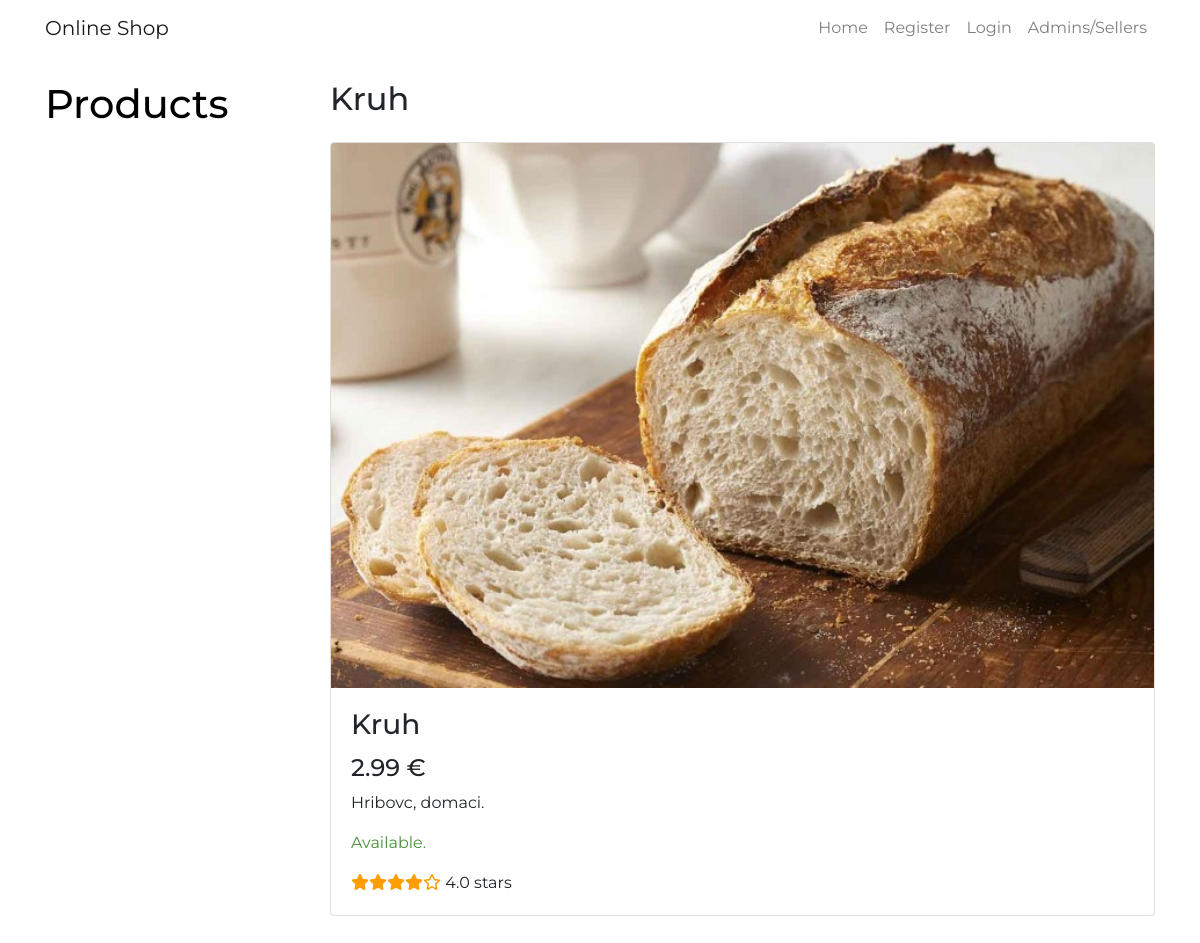
The app's page /products/3 with its own data.
### tables this page shows
CREATE TABLE `product` (
  `id` int(11) NOT NULL AUTO_INCREMENT,
  `title` varchar(255) NOT NULL,
  `description` text NOT NULL,
  `price` float NOT NULL,
  `activated` boolean NOT NULL,
  PRIMARY KEY (`id`)
);

CREATE TABLE images (
	id int (30) NOT NULL AUTO_INCREMENT,
	img varchar(255) NOT NULL,
   id_product int(11) NOT NULL,
    PRIMARY KEY (id)
);

CREATE TABLE `rate` (
  `id_product` int(11) NOT NULL,
  `num_ratings` int(11) NOT NULL,
  `rating` float NOT NULL,
  PRIMARY KEY (`id_product`),
  CONSTRAINT `FK_rate_product` FOREIGN KEY(`id_product`) REFERENCES `product`(`id`)
      ON DELETE CASCADE
      ON UPDATE NO ACTION
);

### ViewHelper.php (called while the page is built, shortened)
<?php
class ViewHelper {
    public static function render($file, $variables = array()) {
        extract($variables);
        include($file);
        return ob_get_clean();
    }
}

### app_server/model/DB.php (called while the page is built, shortened)
<?php
class DBInit {
    private static $host = "localhost";
    private static $user = "root";
    private static $password = "ep";
    private static $schema = "productstore";
    private static $instance = null;
    public static function getInstance() {
        if (!self::$instance) {
            $config = "mysql:host=" . self::$host
                    . ";dbname=" . self::$schema;
            $options = array(
                PDO::ATTR_ERRMODE => PDO::ERRMODE_EXCEPTION,
                PDO::ATTR_DEFAULT_FETCH_MODE => PDO::FETCH_ASSOC,
                PDO::ATTR_PERSISTENT => true,
                PDO::MYSQL_ATTR_INIT_COMMAND => 'SET NAMES utf8'
            );
            self::$instance = new PDO($config, self::$user, self::$password, $options);
        }
        return self::$instance;
    }
}

### app_server/model/AbstractDB.php (called while the page is built, shortened)
<?php
require_once 'app_server/model/DB.php';
abstract class AbstractDB {
    protected static $dbh = null;
    public static function getConnection() {
        if (is_null(self::$dbh)) {
            self::$dbh = DBInit::getInstance();
        }
        return self::$dbh;
    }
    public static function query($sql, array $params = []) {
        $stmt = self::getConnection()->prepare($sql);
        $params_filtered = self::filterParams($sql, $params);
        $stmt->execute($params_filtered);
        return $stmt->fetchAll();
    }
    protected static function filterParams($sql, array $params) {
        $params_altered = self::alterKeys($params);
        $sql_split = preg_split("/[\(\) ,]/", $sql);
        $sql_params = array_values(preg_grep('/^:/', $sql_split));
        $result = array();
        foreach ($sql_params as $key => $value) {
            if (isset($params_altered[$value])) {
                $result[$value] = $params_altered[$value];
            }
        }
        return $result;
    }
    protected static function alterKeys(array $params) {
        $result = array();
        foreach ($params as $key => $value) {
            $result[':' . $key] = $value;
        }
        return $result;
    }
}

### app_server/model/ProductDB.php (called while the page is built, shortened)
<?php
require_once 'app_server/model/AbstractDB.php';
class ProductDB extends AbstractDB {
    public static function get(array $id) {
        $products = parent::query("SELECT id, title, description, price, activated"
                        . " FROM product"
                        . " WHERE id = :id", $id);
        if (count($products) == 1) {
            return $products[0];
        } else {
            throw new InvalidArgumentException("No such product");
        }
    }
}

### app_server/model/ProductRateDB.php (called while the page is built, shortened)
<?php
require_once('app_server/model/AbstractDB.php');
class ProductRateDB extends AbstractDB {
   public static function get(array $id_product) {
      $all_ratings = parent::query("SELECT id_product, num_ratings, rating"
                       . " FROM rate"
                       . " WHERE id_product = :id_product", $id_product);
      return $all_ratings;
   }
}

### app_server/controllers/ProductRateController.php (called while the page is built, shortened)
<?php
    require_once("app_server/model/ProductRateDB.php");
    require_once("ViewHelper.php");
    class ProductRateController {
        public static function getProductRateById($id) {
            return ProductRateDB::get(["id_product" => $id]);
        }
    }
?>

### app_server/views/product-detail.php (the view, shortened to what this page needs)
<!DOCTYPE html>
<html>
    <head>
        <link rel="stylesheet" href="https://stackpath.bootstrapcdn.com/bootstrap/4.4.1/css/bootstrap.min.css">
        <link rel ="stylesheet" type="text/css" href="<?= CSS_URL . "bootstrap4-retro.min.css" ?>">
        <link rel ="stylesheet" type="text/css" href="<?= CSS_URL . "shop-homepage.css" ?>">
    <head>
    <body>
        <nav class="navbar navbar-expand-sm navbar-light fixed-top" style="background-color: #ffffff;">
          <div class="container">
            <a class="navbar-brand" href="<?= BASE_URL . "products" ?>">Online Shop</a>
            <div class="collapse navbar-collapse" id="navbarResponsive">
             <ul class="navbar-nav ml-auto">
                <li class="nav-item">
                  <a class="nav-link" href="<?= BASE_URL . "products" ?>">Home
                  </a>
                </li>
                <?php if(!isset($_SESSION["loggedin"])) { ?>
                    <li class="nav-item">
                      <a class="nav-link" href="<?= BASE_URL . "registration" ?>">Register</a>
                    </li>
                    <li class="nav-item">
                      <a class="nav-link" href="<?= BASE_URL . "login" ?>">Login</a>
                    </li>
                    <li class="nav-item">
                      <a class="nav-link" href="<?= BASE_URL . "certificate" ?>">Admins/Sellers</a>
                    </li>
                <?php } ?>
             </ul>
            </div>
          </div>
        </nav>
        <div class="container">
          <div class="row">
            <div class="col-lg-3">
               <a href="<?= BASE_URL . "products/" ?>" style="color: black;">
                 <h1 class="my-4">Products</h1>
              </a>
            </div>
            <div class="col-lg-9">
               <div class="wrapper">
                   <br>
                   <h2><?= $title ?></h2>
                   <?php
                     $con = mysqli_connect(DB_SERVER,DB_USERNAME,DB_PASSWORD,DB_NAME) or die('Unable to Connect');
                     $sql =mysqli_query($con, "SELECT * FROM images where id_product = $id;");
                     $first_img  = "";
                     while($row=mysqli_fetch_array($sql)) {
                        if (empty($first_img)) {
                           $first_img = $row['img'];
                        }
                     $img = $row['img'];
                     }
                     ?>
                   <div class="card mt-4">
                     <?php if (!empty($first_img)) { ?>
                        <img class="card-img-top img-fluid" src="<?="../" . $img ?>" alt="">
                     <?php } else { ?>
                        <img class="card-img-top img-fluid" src="http://placehold.it/900x400" alt="">
                     <?php } ?>
                     <div class="card-body">
                       <h3 class="card-title"><?= $title ?></h3>
                       <h4><?= $price ?> €</h4>
                       <p class="card-text"><?= $description ?></p>
                       <p class="card-text <?= $activated ? "text-success" : "text-danger" ?>"><?= $activated ? "Available." : "Not available at the moment." ?></p>
                       <?php  $product_rate_data = ProductRateController::getProductRateById($id); ?>
                       <?php if ($product_rate_data['0']['rating'] != 0)  { ?>
                          <span class="text-warning">
                             <?php
                              	$starNumber = (isset($product_rate_data['0']['rating'])) ? $product_rate_data['0']['rating'] : 0;
                              	for( $x = 0; $x < 5; $x++ )
                                  {
                                      if( floor($starNumber)-$x >= 1 )
                                      { echo '<i class="fa fa-star"></i>'; }
                                      elseif( $starNumber-$x > 0 )
                                      { echo '<i class="fa fa-star-half-alt"></i>'; }
                                      else
                                      { echo '<i class="fa fa-star-o"></i>'; }
                                  }
                              ?>
                          </span>
                       <?= number_format($product_rate_data['0']['rating'], 1) ?> stars
                    <?php } ?>
                     </div>
                   </div>
                   <br>
               </div>
            </div>
          </div>
        </div>
        <br>
    </body>
</html>

### index.php (shortened to what this page needs)
<?php
    require_once("app_server/controllers/ProductRateController.php");
    $path = isset($_SERVER["PATH_INFO"]) ? trim($_SERVER["PATH_INFO"], "/") : "";
    $urls = [
        "/^images$/" => function ($method) {
            ImagesController::index();
        },
        "/^products$/" => function ($method) {
            ProductsController::index();
        },
        "/^products\/(\d+)$/" => function ($method, $id) {
            ProductsController::get($id);
        },
        "/^products\/add$/" => function ($method) {
            if ($method == "POST") {
                ProductsController::add();
            } else {
                ProductsController::addForm();
            }
        },
        "/^products\/edit\/(\d+)$/" => function ($method, $id) {
            if ($method == "POST") {
                ProductsController::edit($id);
            } else {
                ProductsController::editForm($id);
            }
        },
        "/^products\/delete\/(\d+)$/" => function ($method, $id) {
            if ($method == "POST") {
                ProductsController::delete($id);
            }
        },
        "/^$/" => function () {
            ViewHelper::redirect(BASE_URL . "products");
        },
        "/^logout$/" => function ($method) {
            LogoutController::logout();
        },
        "/^login$/" => function ($method) {
            LoginController::index();
        },
        "/^registration$/" => function ($method) {
            RegistrationController::indexReg();
        },
        "/^certificate$/" => function ($method) {
            LoginController::certificateAuth();
        },
        "/^profile\/(\d+)$/" => function ($method, $id) {
            if ($method == "POST") {
                UsersController::editProfile($id);
            } else {
                UsersController::editProfileForm($id);
            }
        },
        "/^users$/" => function ($method) {
            UsersController::index();
        },
        "/^users\/(\d+)$/" => function ($method, $id) {
            UsersController::get($id);
        },
        "/^users\/add$/" => function ($method) {
            if ($method == "POST") {
                UsersController::add();
            } else {
                UsersController::addForm();
            }
        },
        "/^users\/edit\/(\d+)$/" => function ($method, $id) {
            if ($method == "POST") {
                UsersController::edit($id);
            } else {
                UsersController::editForm($id);
            }
        },
        "/^users\/delete\/(\d+)$/" => function ($method, $id) {
            if ($method == "POST") {
                UsersController::delete($id);
            }
        },
        "/^orders\/edit\/(\d+)$/" => function ($method, $id) {
            if ($method == "POST") {
                OrdersController::edit($id);
            }
        },
        "/^orders\/delete\/(\d+)$/" => function ($method, $id) {
            OrdersController::delete($id);
        },
        "/^orders\/submit$/" => function ($method) {
            OrdersController::orderSubmit();
        },
        "/^orders\/confirmation$/" => function ($method) {
            OrdersController::orderConfirmation();
        },
        "/^orders$/" => function ($method) {
            OrdersController::index();
        },
        "/^orders\/(\d+)$/" => function ($method, $id) {
            OrdersController::get($id);
        },
        "/^api\/products\/(\d+)$/" => function ($method, $id) {
            switch ($method) {
                case "DELETE":
                    ProductsControllerREST::delete($id);
                    break;
                case "PUT":
                    ProductsControllerREST::edit($id);
                    break;
                default:
                    ProductsControllerREST::get($id);
                    break;
            }
        },
        "/^api\/products$/" => function ($method) {
            switch ($method) {
                case "POST":
                    ProductsControllerREST::add();
                    break;
                default:
                    ProductsControllerREST::index();
                    break;
            }
        },
        "/^api\/users\/(\d+)$/" => function ($method, $id) {
            switch ($method) {
               case "PUT":
                   UsersControllerREST::edit($id);
                   break;
               case "DELETE":
                   UsersControllerREST::delete($id);
                   break;
               default:
                   UsersControllerREST::getUserDetails($id);
                   break;
            }
        },
        "/^api\/users$/" => function ($method) {
            switch ($method) {
               case "POST":
                   UsersControllerREST::add();
                   break;
               default:
                   UsersControllerREST::index();
                   break;
            }
        },
        "/^api\/login$/" => function ($method) {
            switch ($method) {
                case "POST":
                    AndroidREST::login();
                    break;
                default:
                    AndroidREST::login();
                    break;
            }
        },
    ];
    foreach ($urls as $pattern => $controller) {
        if (preg_match($pattern, $path, $params)) {
            try {
                $params[0] = $_SERVER["REQUEST_METHOD"];
                $controller(...$params);
            } catch (InvalidArgumentException $e) {
                ViewHelper::error404();
            } catch (Exception $e) {
                ViewHelper::displayError($e, true);
            }
            exit();
        }
    }
?>

### static/css/shop-homepage.css (style rules this page uses)
body { padding-top: 56px; }

### records on screen
product: title "Kruh", price "2.99", description "Hribovc, domaci."
images: img (picture)
rate: rating "4.0"
